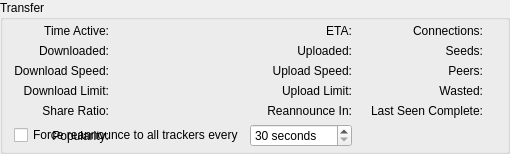
            <widget class="QGroupBox" name="groupTransferBox">
             <property name="title">
              <string>Transfer</string>
             </property>
             <layout class="QGridLayout" name="gridLayout_2">
              <property name="topMargin">
               <number>4</number>
              </property>
              <property name="bottomMargin">
               <number>4</number>
              </property>
              <item row="0" column="0">
               <widget class="QLabel" name="labelTimeActive">
                <property name="sizePolicy">
                 <sizepolicy hsizetype="Minimum" vsizetype="Preferred">
                  <horstretch>0</horstretch>
                  <verstretch>0</verstretch>
                 </sizepolicy>
                </property>
                <property name="text">
                 <string extracomment="Time (duration) the torrent is active (not stopped)">Time Active:</string>
                </property>
                <property name="alignment">
                 <set>Qt::AlignmentFlag::AlignRight|Qt::AlignmentFlag::AlignTrailing|Qt::AlignmentFlag::AlignVCenter</set>
                </property>
               </widget>
              </item>
              <item row="0" column="1">
               <widget class="QLabel" name="labelElapsedVal">
                <property name="sizePolicy">
                 <sizepolicy hsizetype="Expanding" vsizetype="Preferred">
                  <horstretch>0</horstretch>
                  <verstretch>0</verstretch>
                 </sizepolicy>
                </property>
                <property name="textFormat">
                 <enum>Qt::TextFormat::PlainText</enum>
                </property>
               </widget>
              </item>
              <item row="0" column="2">
               <widget class="QLabel" name="labelETA">
                <property name="sizePolicy">
                 <sizepolicy hsizetype="Minimum" vsizetype="Preferred">
                  <horstretch>0</horstretch>
                  <verstretch>0</verstretch>
                 </sizepolicy>
                </property>
                <property name="text">
                 <string>ETA:</string>
                </property>
                <property name="alignment">
                 <set>Qt::AlignmentFlag::AlignRight|Qt::AlignmentFlag::AlignTrailing|Qt::AlignmentFlag::AlignVCenter</set>
                </property>
               </widget>
              </item>
              <item row="0" column="3">
               <widget class="QLabel" name="labelETAVal">
                <property name="sizePolicy">
                 <sizepolicy hsizetype="Expanding" vsizetype="Preferred">
                  <horstretch>0</horstretch>
                  <verstretch>0</verstretch>
                 </sizepolicy>
                </property>
                <property name="textFormat">
                 <enum>Qt::TextFormat::PlainText</enum>
                </property>
               </widget>
              </item>
              <item row="0" column="4">
               <widget class="QLabel" name="labelConnections">
                <property name="sizePolicy">
                 <sizepolicy hsizetype="Minimum" vsizetype="Preferred">
                  <horstretch>0</horstretch>
                  <verstretch>0</verstretch>
                 </sizepolicy>
                </property>
                <property name="text">
                 <string>Connections:</string>
                </property>
                <property name="alignment">
                 <set>Qt::AlignmentFlag::AlignRight|Qt::AlignmentFlag::AlignTrailing|Qt::AlignmentFlag::AlignVCenter</set>
                </property>
               </widget>
              </item>
              <item row="0" column="5">
               <widget class="QLabel" name="labelConnectionsVal">
                <property name="sizePolicy">
                 <sizepolicy hsizetype="Expanding" vsizetype="Preferred">
                  <horstretch>0</horstretch>
                  <verstretch>0</verstretch>
                 </sizepolicy>
                </property>
                <property name="textFormat">
                 <enum>Qt::TextFormat::PlainText</enum>
                </property>
               </widget>
              </item>
              <item row="1" column="0">
               <widget class="QLabel" name="labelDownloaded">
                <property name="sizePolicy">
                 <sizepolicy hsizetype="Minimum" vsizetype="Preferred">
                  <horstretch>0</horstretch>
                  <verstretch>0</verstretch>
                 </sizepolicy>
                </property>
                <property name="text">
                 <string>Downloaded:</string>
                </property>
                <property name="alignment">
                 <set>Qt::AlignmentFlag::AlignRight|Qt::AlignmentFlag::AlignTrailing|Qt::AlignmentFlag::AlignVCenter</set>
                </property>
               </widget>
              </item>
              <item row="1" column="1">
               <widget class="QLabel" name="labelDlTotalVal">
                <property name="sizePolicy">
                 <sizepolicy hsizetype="Expanding" vsizetype="Preferred">
                  <horstretch>0</horstretch>
                  <verstretch>0</verstretch>
                 </sizepolicy>
                </property>
                <property name="textFormat">
                 <enum>Qt::TextFormat::PlainText</enum>
                </property>
               </widget>
              </item>
              <item row="1" column="2">
               <widget class="QLabel" name="labelUploaded">
                <property name="sizePolicy">
                 <sizepolicy hsizetype="Minimum" vsizetype="Preferred">
                  <horstretch>0</horstretch>
                  <verstretch>0</verstretch>
                 </sizepolicy>
                </property>
                <property name="text">
                 <string>Uploaded:</string>
                </property>
                <property name="alignment">
                 <set>Qt::AlignmentFlag::AlignRight|Qt::AlignmentFlag::AlignTrailing|Qt::AlignmentFlag::AlignVCenter</set>
                </property>
               </widget>
              </item>
              <item row="1" column="3">
               <widget class="QLabel" name="labelUpTotalVal">
                <property name="sizePolicy">
                 <sizepolicy hsizetype="Expanding" vsizetype="Preferred">
                  <horstretch>0</horstretch>
                  <verstretch>0</verstretch>
                 </sizepolicy>
                </property>
                <property name="textFormat">
                 <enum>Qt::TextFormat::PlainText</enum>
                </property>
               </widget>
              </item>
              <item row="1" column="4">
               <widget class="QLabel" name="labelSeeds">
                <property name="sizePolicy">
                 <sizepolicy hsizetype="Minimum" vsizetype="Preferred">
                  <horstretch>0</horstretch>
                  <verstretch>0</verstretch>
                 </sizepolicy>
                </property>
                <property name="text">
                 <string>Seeds:</string>
                </property>
                <property name="alignment">
                 <set>Qt::AlignmentFlag::AlignRight|Qt::AlignmentFlag::AlignTrailing|Qt::AlignmentFlag::AlignVCenter</set>
                </property>
               </widget>
              </item>
              <item row="1" column="5">
               <widget class="QLabel" name="labelSeedsVal">
                <property name="sizePolicy">
                 <sizepolicy hsizetype="Expanding" vsizetype="Preferred">
                  <horstretch>0</horstretch>
                  <verstretch>0</verstretch>
                 </sizepolicy>
                </property>
                <property name="textFormat">
                 <enum>Qt::TextFormat::PlainText</enum>
                </property>
               </widget>
              </item>
              <item row="2" column="0">
               <widget class="QLabel" name="labelDlSpeed">
                <property name="sizePolicy">
                 <sizepolicy hsizetype="Minimum" vsizetype="Preferred">
                  <horstretch>0</horstretch>
                  <verstretch>0</verstretch>
                 </sizepolicy>
                </property>
                <property name="text">
                 <string>Download Speed:</string>
                </property>
                <property name="alignment">
                 <set>Qt::AlignmentFlag::AlignRight|Qt::AlignmentFlag::AlignTrailing|Qt::AlignmentFlag::AlignVCenter</set>
                </property>
               </widget>
              </item>
              <item row="2" column="1">
               <widget class="QLabel" name="labelDlSpeedVal">
                <property name="sizePolicy">
                 <sizepolicy hsizetype="Expanding" vsizetype="Preferred">
                  <horstretch>0</horstretch>
                  <verstretch>0</verstretch>
                 </sizepolicy>
                </property>
                <property name="textFormat">
                 <enum>Qt::TextFormat::PlainText</enum>
                </property>
               </widget>
              </item>
              <item row="2" column="2">
               <widget class="QLabel" name="labelUpSpeed">
                <property name="sizePolicy">
                 <sizepolicy hsizetype="Minimum" vsizetype="Preferred">
                  <horstretch>0</horstretch>
                  <verstretch>0</verstretch>
                 </sizepolicy>
                </property>
                <property name="text">
                 <string>Upload Speed:</string>
                </property>
                <property name="alignment">
                 <set>Qt::AlignmentFlag::AlignRight|Qt::AlignmentFlag::AlignTrailing|Qt::AlignmentFlag::AlignVCenter</set>
                </property>
               </widget>
              </item>
              <item row="2" column="3">
               <widget class="QLabel" name="labelUpSpeedVal">
                <property name="sizePolicy">
                 <sizepolicy hsizetype="Expanding" vsizetype="Preferred">
                  <horstretch>0</horstretch>
                  <verstretch>0</verstretch>
                 </sizepolicy>
                </property>
                <property name="textFormat">
                 <enum>Qt::TextFormat::PlainText</enum>
                </property>
               </widget>
              </item>
              <item row="2" column="4">
               <widget class="QLabel" name="labelPeers">
                <property name="sizePolicy">
                 <sizepolicy hsizetype="Minimum" vsizetype="Preferred">
                  <horstretch>0</horstretch>
                  <verstretch>0</verstretch>
                 </sizepolicy>
                </property>
                <property name="text">
                 <string>Peers:</string>
                </property>
                <property name="alignment">
                 <set>Qt::AlignmentFlag::AlignRight|Qt::AlignmentFlag::AlignTrailing|Qt::AlignmentFlag::AlignVCenter</set>
                </property>
               </widget>
              </item>
              <item row="2" column="5">
               <widget class="QLabel" name="labelPeersVal">
                <property name="sizePolicy">
                 <sizepolicy hsizetype="Expanding" vsizetype="Preferred">
                  <horstretch>0</horstretch>
                  <verstretch>0</verstretch>
                 </sizepolicy>
                </property>
                <property name="textFormat">
                 <enum>Qt::TextFormat::PlainText</enum>
                </property>
               </widget>
              </item>
              <item row="3" column="0">
               <widget class="QLabel" name="labelDlLimit">
                <property name="sizePolicy">
                 <sizepolicy hsizetype="Minimum" vsizetype="Preferred">
                  <horstretch>0</horstretch>
                  <verstretch>0</verstretch>
                 </sizepolicy>
                </property>
                <property name="text">
                 <string>Download Limit:</string>
                </property>
                <property name="alignment">
                 <set>Qt::AlignmentFlag::AlignRight|Qt::AlignmentFlag::AlignTrailing|Qt::AlignmentFlag::AlignVCenter</set>
                </property>
               </widget>
              </item>
              <item row="3" column="1">
               <widget class="QLabel" name="labelDlLimitVal">
                <property name="sizePolicy">
                 <sizepolicy hsizetype="Expanding" vsizetype="Preferred">
                  <horstretch>0</horstretch>
                  <verstretch>0</verstretch>
                 </sizepolicy>
                </property>
                <property name="textFormat">
                 <enum>Qt::TextFormat::PlainText</enum>
                </property>
               </widget>
              </item>
              <item row="3" column="2">
               <widget class="QLabel" name="labelUpLimit">
                <property name="sizePolicy">
                 <sizepolicy hsizetype="Minimum" vsizetype="Preferred">
                  <horstretch>0</horstretch>
                  <verstretch>0</verstretch>
                 </sizepolicy>
                </property>
                <property name="text">
                 <string>Upload Limit:</string>
                </property>
                <property name="alignment">
                 <set>Qt::AlignmentFlag::AlignRight|Qt::AlignmentFlag::AlignTrailing|Qt::AlignmentFlag::AlignVCenter</set>
                </property>
               </widget>
              </item>
              <item row="3" column="3">
               <widget class="QLabel" name="labelUpLimitVal">
                <property name="sizePolicy">
                 <sizepolicy hsizetype="Expanding" vsizetype="Preferred">
                  <horstretch>0</horstretch>
                  <verstretch>0</verstretch>
                 </sizepolicy>
                </property>
                <property name="textFormat">
                 <enum>Qt::TextFormat::PlainText</enum>
                </property>
               </widget>
              </item>
              <item row="3" column="4">
               <widget class="QLabel" name="labelWasted">
                <property name="sizePolicy">
                 <sizepolicy hsizetype="Minimum" vsizetype="Preferred">
                  <horstretch>0</horstretch>
                  <verstretch>0</verstretch>
                 </sizepolicy>
                </property>
                <property name="text">
                 <string>Wasted:</string>
                </property>
                <property name="alignment">
                 <set>Qt::AlignmentFlag::AlignRight|Qt::AlignmentFlag::AlignTrailing|Qt::AlignmentFlag::AlignVCenter</set>
                </property>
               </widget>
              </item>
              <item row="3" column="5">
               <widget class="QLabel" name="labelWastedVal">
                <property name="sizePolicy">
                 <sizepolicy hsizetype="Expanding" vsizetype="Preferred">
                  <horstretch>0</horstretch>
                  <verstretch>0</verstretch>
                 </sizepolicy>
                </property>
                <property name="textFormat">
                 <enum>Qt::TextFormat::PlainText</enum>
                </property>
               </widget>
              </item>
              <item row="4" column="0">
               <widget class="QLabel" name="labelRatio">
                <property name="sizePolicy">
                 <sizepolicy hsizetype="Minimum" vsizetype="Preferred">
                  <horstretch>0</horstretch>
                  <verstretch>0</verstretch>
                 </sizepolicy>
                </property>
                <property name="text">
                 <string>Share Ratio:</string>
                </property>
                <property name="alignment">
                 <set>Qt::AlignmentFlag::AlignRight|Qt::AlignmentFlag::AlignTrailing|Qt::AlignmentFlag::AlignVCenter</set>
                </property>
               </widget>
              </item>
              <item row="4" column="1">
               <widget class="QLabel" name="labelShareRatioVal">
                <property name="sizePolicy">
                 <sizepolicy hsizetype="Expanding" vsizetype="Preferred">
                  <horstretch>0</horstretch>
                  <verstretch>0</verstretch>
                 </sizepolicy>
                </property>
                <property name="textFormat">
                 <enum>Qt::TextFormat::PlainText</enum>
                </property>
               </widget>
              </item>
              <item row="4" column="2">
               <widget class="QLabel" name="labelReannounceIn">
                <property name="sizePolicy">
                 <sizepolicy hsizetype="Minimum" vsizetype="Preferred">
                  <horstretch>0</horstretch>
                  <verstretch>0</verstretch>
                 </sizepolicy>
                </property>
                <property name="text">
                 <string>Reannounce In:</string>
                </property>
                <property name="alignment">
                 <set>Qt::AlignmentFlag::AlignRight|Qt::AlignmentFlag::AlignTrailing|Qt::AlignmentFlag::AlignVCenter</set>
                </property>
               </widget>
              </item>
              <item row="4" column="3">
               <widget class="QLabel" name="labelReannounceInVal">
                <property name="sizePolicy">
                 <sizepolicy hsizetype="Expanding" vsizetype="Preferred">
                  <horstretch>0</horstretch>
                  <verstretch>0</verstretch>
                 </sizepolicy>
                </property>
                <property name="textFormat">
                 <enum>Qt::TextFormat::PlainText</enum>
                </property>
               </widget>
              </item>
              <item row="5" column="0" colspan="2">
               <widget class="QCheckBox" name="forceReannounce">
                <property name="text">
                 <string>Force reannounce to all trackers every</string>
                </property>
               </widget>
              </item>
              <item row="5" column="2">
               <widget class="QSpinBox" name="forceReannounceInterval">
                <property name="suffix">
                 <string> seconds</string>
                </property>
                <property name="minimum">
                 <number>30</number>
                </property>
                <property name="maximum">
                 <number>9999</number>
                </property>
               </widget>
              </item>
              <item row="4" column="4">
               <widget class="QLabel" name="labelLastSeenComplete">
                <property name="sizePolicy">
                 <sizepolicy hsizetype="Minimum" vsizetype="Preferred">
                  <horstretch>0</horstretch>
                  <verstretch>0</verstretch>
                 </sizepolicy>
                </property>
                <property name="text">
                 <string>Last Seen Complete:</string>
                </property>
                <property name="alignment">
                 <set>Qt::AlignmentFlag::AlignRight|Qt::AlignmentFlag::AlignTrailing|Qt::AlignmentFlag::AlignVCenter</set>
                </property>
               </widget>
              </item>
              <item row="4" column="5">
               <widget class="QLabel" name="labelLastSeenCompleteVal">
                <property name="sizePolicy">
                 <sizepolicy hsizetype="Expanding" vsizetype="Preferred">
                  <horstretch>0</horstretch>
                  <verstretch>0</verstretch>
                 </sizepolicy>
                </property>
                <property name="textFormat">
                 <enum>Qt::TextFormat::PlainText</enum>
                </property>
               </widget>
              </item>
              <item row="5" column="0">
               <widget class="QLabel" name="labelPopularity">
                <property name="sizePolicy">
                 <sizepolicy hsizetype="Minimum" vsizetype="Preferred">
                  <horstretch>0</horstretch>
                  <verstretch>0</verstretch>
                 </sizepolicy>
                </property>
                <property name="toolTip">
                 <string>Ratio / Time Active (in months), indicates how popular the torrent is</string>
                </property>
                <property name="text">
                 <string>Popularity:</string>
                </property>
                <property name="alignment">
                 <set>Qt::AlignmentFlag::AlignRight|Qt::AlignmentFlag::AlignTrailing|Qt::AlignmentFlag::AlignVCenter</set>
                </property>
               </widget>
              </item>
              <item row="5" column="1">
               <widget class="QLabel" name="labelPopularityVal">
                <property name="sizePolicy">
                 <sizepolicy hsizetype="Expanding" vsizetype="Preferred">
                  <horstretch>0</horstretch>
                  <verstretch>0</verstretch>
                 </sizepolicy>
                </property>
                <property name="toolTip">
                 <string>Ratio / Time Active (in months), indicates how popular the torrent is</string>
                </property>
                <property name="textFormat">
                 <enum>Qt::TextFormat::PlainText</enum>
                </property>
               </widget>
              </item>
             </layout>
            </widget>
